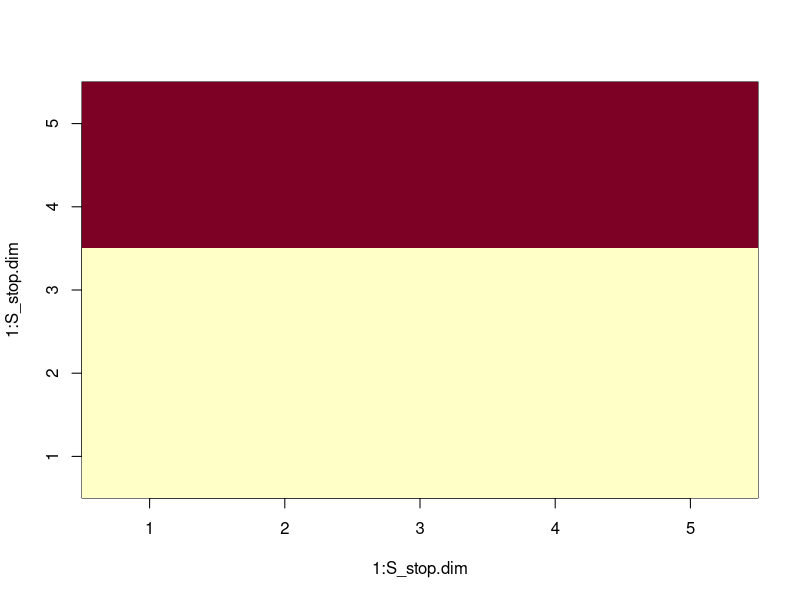

Write R code to recreate this figure. (Note: this script raises an error after producing the figure.)

# Example 1 (5x5 grid with delta = 1):

S_stop <- c(1, 1, 1, 1, 1, 1, 1, 1, 1, 1, 0, 0, 0, 0, 0, 0, 0, 0, 0, 0, 0, 0, 0, 0, 0)

S_stop.dim <- sqrt(length(S_stop))

S_stop.mtrx <- matrix(S_stop, c(S_stop.dim, S_stop.dim), byrow = TRUE)

S_stop.image <- image(1:S_stop.dim, 1:S_stop.dim, t(S_stop.mtrx[S_stop.dim:1, ]))

delta <- 1

system.time(S_start_seq <- aggregated_solve_S_start(S_stop, delta))

S_start.mtrx <- matrix(S_start_seq[[1]][["value"]], c(S_stop.dim, S_stop.dim), byrow = TRUE)

S_start.image <- image(1:S_stop.dim, 1:S_stop.dim, t(S_start.mtrx[S_stop.dim:1, ]))

# Example 2 (4x4 grid with delta = 5):

S_stop <- c(1, 0, 1, 0, 0, 0, 1, 1, 1, 1, 0, 1, 0, 0, 1, 0)

S_stop.dim <- sqrt(length(S_stop))

S_stop.mtrx <- matrix(S_stop, c(S_stop.dim, S_stop.dim), byrow = TRUE)

S_stop.image <- image(1:S_stop.dim, 1:S_stop.dim, t(S_stop.mtrx[S_stop.dim:1, ]))

delta <- 5

system.time(S_start_seq <- aggregated_solve_S_start(S_stop, delta))

for(j in 1:delta){
  S_start.mtrx <- matrix(S_start_seq[[j]][["value"]], c(S_stop.dim, S_stop.dim), byrow = TRUE)
  S_start.image <- image(1:S_stop.dim, 1:S_stop.dim, t(S_start.mtrx[S_stop.dim:1, ]))
}

# Example 3 (25x25 grid with delta = 3):

S_stop <- c(0, 0, 0, 0, 0, 0, 0, 0, 0, 0, 0, 0, 0, 0, 0, 0, 0, 0, 0, 0, 0, 0, 0, 0, 0,
            0, 0, 0, 0, 0, 0, 0, 0, 0, 0, 0, 0, 0, 0, 0, 0, 0, 0, 0, 0, 0, 0, 0, 0, 0,
            0, 0, 0, 0, 0, 0, 0, 0, 0, 0, 0, 0, 0, 0, 0, 0, 0, 0, 0, 0, 0, 0, 0, 0, 0,
            0, 0, 0, 0, 0, 0, 0, 0, 0, 0, 0, 0, 1, 1, 0, 0, 0, 0, 0, 0, 0, 0, 0, 0, 0,
            0, 0, 0, 0, 0, 0, 0, 0, 0, 0, 0, 0, 1, 1, 0, 0, 0, 0, 0, 0, 0, 0, 0, 0, 0,
            0, 0, 0, 0, 0, 0, 0, 0, 0, 0, 0, 0, 0, 0, 0, 0, 0, 0, 0, 0, 0, 0, 0, 0, 0,
            0, 0, 0, 0, 0, 0, 0, 0, 0, 0, 0, 0, 0, 0, 0, 0, 0, 0, 0, 0, 0, 0, 0, 0, 0,
            0, 0, 0, 0, 0, 0, 0, 0, 0, 0, 0, 0, 0, 0, 0, 0, 0, 0, 0, 0, 0, 0, 0, 0, 0,
            0, 0, 0, 0, 0, 0, 0, 0, 0, 0, 0, 0, 0, 0, 0, 0, 0, 0, 0, 0, 0, 0, 0, 0, 0,
            0, 0, 0, 0, 0, 0, 0, 0, 0, 0, 0, 0, 0, 0, 0, 0, 0, 0, 0, 0, 0, 0, 0, 0, 0,
            0, 0, 0, 0, 0, 0, 0, 0, 0, 0, 0, 0, 0, 0, 0, 0, 0, 0, 0, 0, 0, 0, 0, 0, 0,
            0, 0, 0, 0, 0, 0, 0, 0, 0, 0, 0, 0, 0, 0, 0, 0, 0, 0, 0, 0, 0, 0, 0, 0, 0,
            0, 0, 0, 0, 0, 0, 0, 0, 0, 0, 0, 0, 0, 0, 0, 0, 0, 0, 0, 0, 0, 0, 0, 0, 0,
            0, 0, 0, 0, 0, 0, 0, 0, 0, 0, 0, 0, 0, 0, 0, 0, 0, 0, 0, 0, 0, 0, 0, 0, 0,
            0, 0, 0, 0, 0, 0, 0, 0, 0, 0, 0, 0, 0, 0, 0, 0, 0, 0, 0, 0, 0, 0, 0, 0, 0,
            0, 0, 0, 0, 0, 0, 0, 0, 0, 0, 0, 0, 0, 0, 0, 0, 0, 0, 0, 0, 0, 0, 0, 0, 0,
            0, 0, 0, 0, 0, 0, 0, 0, 0, 0, 0, 0, 0, 0, 0, 0, 0, 0, 0, 0, 0, 0, 0, 0, 0,
            0, 0, 0, 0, 0, 0, 0, 0, 0, 0, 0, 0, 0, 0, 0, 0, 0, 0, 0, 0, 0, 0, 0, 0, 0,
            0, 0, 0, 0, 0, 0, 0, 0, 0, 0, 0, 0, 0, 0, 0, 0, 0, 0, 0, 0, 0, 0, 0, 0, 0,
            0, 0, 0, 0, 0, 0, 0, 0, 0, 0, 0, 0, 0, 0, 0, 0, 0, 0, 0, 0, 0, 0, 0, 0, 0,
            0, 0, 0, 0, 0, 0, 0, 0, 0, 0, 0, 0, 0, 0, 0, 0, 0, 0, 0, 0, 0, 0, 0, 0, 0,
            0, 0, 0, 0, 0, 0, 0, 0, 0, 0, 0, 0, 0, 0, 0, 0, 0, 0, 0, 0, 0, 0, 0, 0, 0,
            0, 0, 0, 0, 0, 0, 0, 0, 0, 0, 0, 0, 0, 0, 0, 0, 0, 0, 0, 0, 0, 0, 0, 0, 0,
            0, 0, 0, 0, 0, 0, 0, 0, 0, 0, 0, 0, 0, 0, 0, 0, 0, 0, 0, 0, 0, 0, 0, 0, 0,
            0, 0, 0, 0, 0, 0, 0, 0, 0, 0, 0, 0, 0, 0, 0, 0, 0, 0, 0, 0, 0, 0, 0, 0, 0)

delta <- 3

system.time(S_start_seq <- aggregated_solve_S_start(S_stop, delta))

for(j in 1:delta){
  S_start.mtrx <- matrix(S_start_seq[[j]][["value"]], c(S_stop.dim, S_stop.dim), byrow = TRUE)
  S_start.image <- image(1:S_stop.dim, 1:S_stop.dim, t(S_start.mtrx[S_stop.dim:1, ]))
}

stopCluster(reverse_GoL_cluster)

rm(S_start.mtrx, S_stop.mtrx, delta, j, S_start.image, S_stop, S_stop.dim, S_stop.image, reverse_GoL_cluster)
